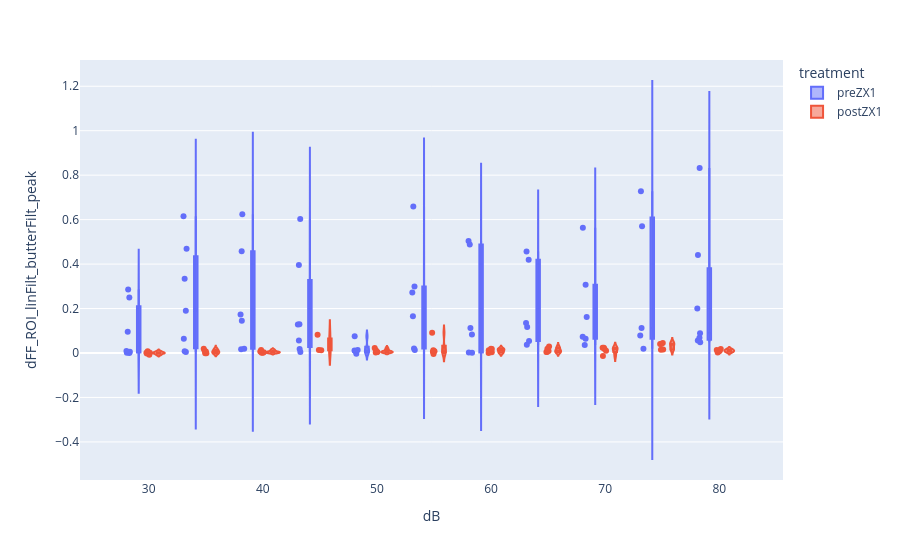

Notebook code for this chart:
### Code cell
# plot peak response amplitudes across sound intensities

import plotly.express as px

# # histogram showing averaged peak dFF across intensities between pre- and post-ZX1
# fig = px.histogram(df_drop_drop[df_drop_drop['dir']==expDir], x="dB", y="dFF_ROI_linFilt_butterFilt_peak",
#                    color="treatment", barmode='group', histfunc='avg', height=400)

# # violin plot showing distribution of peak dFF across intensities between pre- and post-ZX1
# dFF response
fig = px.violin(df_drop_drop[df_drop_drop['dir']==expDir], y="dFF_ROI_linFilt_butterFilt_peak", x="dB", color="treatment", box=True, points='all')

# dF response
# fig = px.violin(df_drop_drop[df_drop_drop['dir']==expDir], y="dF_ROI_linFilt_butterFilt_peak", x="dB", color="treatment", box=True, points='all')

fig.show()

### Figure 1 — Plotly figure (JSON) as saved in the notebook; plotly's stock layout.template omitted (floating-point values rounded to 4 significant figures)
{"data": [{"alignmentgroup": "True", "box": {"visible": true}, "hovertemplate": "treatment=preZX1<br>dB=%{x}<br>dFF_ROI_linFilt_butterFilt_peak=%{y}<extra></extra>", "legendgroup": "preZX1", "marker": {"color": "#636efa"}, "name": "preZX1", "offsetgroup": "preZX1", "orientation": "v", "points": "all", "scalegroup": "True", "showlegend": true, "type": "violin", "x": [30, 35, 50, 75, 40, 60, 55, 80, 35, 65, 70, 30, 45, 70, 65, 50, 30, 75, 35, 60, 55, 40, 45, 80, 80, 40, 30, 55, 75, 35, 60, 45, 65, 70, 30, 70, 55, 75, 45, 35, 65, 80, 50, 40, 60, 60, 35, 75, 30, 50, 80, 45, 70, 65, 40, 55, 70, 35, 30, 55, 80, 65, 40, 60, 45, 50, 80, 45], "x0": " ", "xaxis": "x", "y": [0.0005, 0.004734, 0.008959, 0.7273, 0.6237, 0.4878, 0.6589, 0.8321, 0.615, 0.4199, 0.5635, 0.001421, 0.004221, 0.07357, 0.1168, -0.003461, 0.005769, 0.07913, 0.4684, 0.002425, 0.2986, 0.1727, 0.6026, 0.2005, 0.4411, 0.458, 0.008612, 0.2727, 0.5698, 0.3336, 0.504, 0.3954, 0.4561, 0.3068, 0.2859, 0.1621, 0.1653, 0.1124, 0.1285, 0.1896, 0.1347, 0.08916, 0.01297, 0.1449, 0.1123, 0.08286, 0.06408, 0.01942, 0.09594, 0.07504, 0.04798, 0.05651, 0.06418, 0.03687, 0.01651, 0.01384, 0.03616, 0.007363, 0.2491, 0.01997, 0.06836, 0.05407, 0.01947, 0.00133, 0.01742, 0.01112, 0.05606, 0.1289], "y0": " ", "yaxis": "y"}, {"alignmentgroup": "True", "box": {"visible": true}, "hovertemplate": "treatment=postZX1<br>dB=%{x}<br>dFF_ROI_linFilt_butterFilt_peak=%{y}<extra></extra>", "legendgroup": "postZX1", "marker": {"color": "#EF553B"}, "name": "postZX1", "offsetgroup": "postZX1", "orientation": "v", "points": "all", "scalegroup": "True", "showlegend": true, "type": "violin", "x": [30, 35, 75, 40, 50, 60, 65, 70, 30, 60, 40, 80, 50, 45, 30, 65, 70, 75, 55, 35, 70, 65, 55, 35, 60, 45, 80, 40, 75, 50, 65, 75, 35, 80, 70, 50, 60, 55, 30, 45, 40, 40, 80, 30, 65, 35, 60, 55, 70, 50, 75, 50, 55, 80], "x0": " ", "xaxis": "x", "y": [-0.008185, 0.006372, 0.04015, 0.001233, 0.003936, 0.0004771, 0.008954, 0.009683, 0.001092, 0.002865, 0.002947, 0.007088, 0.01199, 0.08209, 0.00801, 0.02872, 0.02415, 0.04054, 0.09091, -0.001149, 0.0231, 0.01947, 0.01248, 0.01039, 0.01282, 0.01348, 0.00999, 0.01387, 0.0449, 0.004714, 0.004942, 0.01627, 0.01913, 0.01375, -0.01336, 0.02209, 0.01786, -0.004009, 0.001268, 0.01251, 0.001646, 0.006169, 0.002367, -0.001794, 0.004197, -0.001051, 0.01915, 0.007576, 0.01744, 0.002642, 0.01505, 0.004239, 0.005358, 0.01817], "y0": " ", "yaxis": "y"}], "layout": {"legend": {"title": {"text": "treatment"}, "tracegroupgap": 0}, "margin": {"t": 60}, "violinmode": "group", "xaxis": {"anchor": "y", "domain": [0, 1], "title": {"text": "dB"}}, "yaxis": {"anchor": "x", "domain": [0, 1], "title": {"text": "dFF_ROI_linFilt_butterFilt_peak"}}}}
